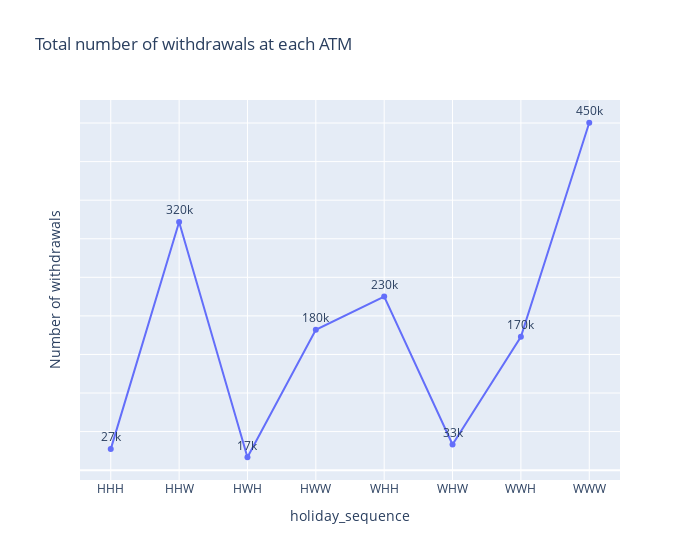
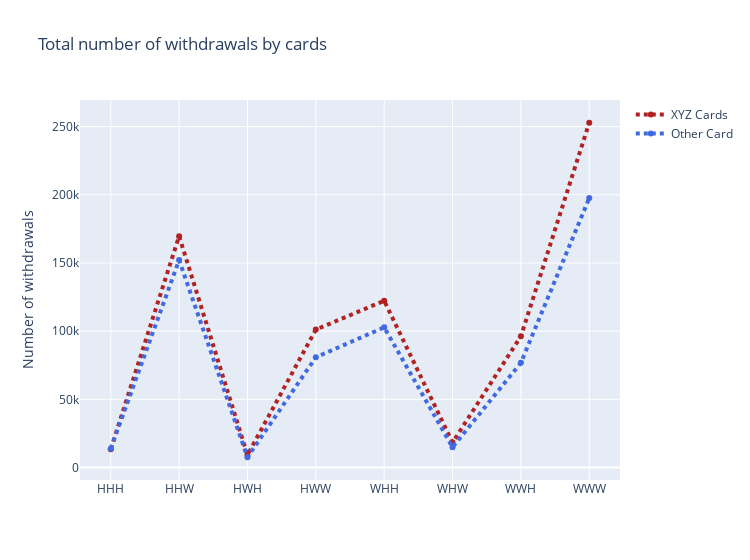

Notebook cell for these charts, in order:
### Code cell
trace = px.line(atms,
                x=atms.index,
                y='no_of_withdrawals', width=700,
                markers=True, text='no_of_withdrawals',
                title= 'Total number of withdrawals at each ATM',
                labels={'atm_name':'', 'no_of_withdrawals':'Number of withdrawals'})

trace.update_yaxes(showticklabels=False)
trace.update_traces(texttemplate='%{text:.2s}', textposition='top center')
trace.show()

fig = go.Figure()

fig.add_trace(go.Scatter(x=atms.index, y=atms.xyz_card_withdrawals, 
                         name='XYZ Cards', line=dict(color='firebrick', width=4, dash='dot')))
fig.add_trace(go.Scatter(x=atms.index, y=atms.other_card_withdrawals,
                         name='Other Card', line=dict(color='royalblue', width=4, dash='dot')))
fig.update_layout(title='Total number of withdrawals by cards',
                  yaxis_title = 'Number of withdrawals',
                  width=750)
fig.show()

fig = go.Figure()

fig.add_trace(go.Scatter(x=atms_amt.index, y=atms_amt.amt_withdrawn_xyz, 
                         name='XYZ Cards', line=dict(color='firebrick', width=4, dash='dot')))
fig.add_trace(go.Scatter(x=atms_amt.index, y=atms_amt.amt_withdrawn_other,
                         name='Other Card', line=dict(color='royalblue', width=4, dash='dot')))
fig.update_layout(title='Average amount of withdrawals by cards',
                  yaxis_title = 'Average amount',
                  width=750)
fig.show()

### Figure 1 — Plotly figure (JSON) as saved in the notebook; plotly's stock layout.template omitted (floating-point values rounded to 4 significant figures)
{"data": [{"hovertemplate": "holiday_sequence=%{x}<br>Number of withdrawals=%{text}<extra></extra>", "legendgroup": "", "line": {"color": "#636efa", "dash": "solid"}, "marker": {"symbol": "circle"}, "mode": "markers+text+lines", "name": "", "orientation": "v", "showlegend": false, "text": [27284, 321778, 16737, 181938, 225041, 33249, 172999, 450374], "textposition": "top center", "texttemplate": "%{text:.2s}", "type": "scatter", "x": ["HHH", "HHW", "HWH", "HWW", "WHH", "WHW", "WWH", "WWW"], "xaxis": "x", "y": [27284, 321778, 16737, 181938, 225041, 33249, 172999, 450374], "yaxis": "y"}], "layout": {"legend": {"tracegroupgap": 0}, "title": {"text": "Total number of withdrawals at each ATM"}, "width": 700, "xaxis": {"anchor": "y", "domain": [0, 1], "title": {"text": "holiday_sequence"}}, "yaxis": {"anchor": "x", "domain": [0, 1], "showticklabels": false, "title": {"text": "Number of withdrawals"}}}}

### Figure 2 — Plotly figure (JSON) as saved in the notebook; plotly's stock layout.template omitted (floating-point values rounded to 4 significant figures)
{"data": [{"line": {"color": "firebrick", "dash": "dot", "width": 4}, "name": "XYZ Cards", "type": "scatter", "x": ["HHH", "HHW", "HWH", "HWW", "WHH", "WHW", "WWH", "WWW"], "y": [13429, 169657, 9202, 101118, 122274, 18336, 96217, 252809]}, {"line": {"color": "royalblue", "dash": "dot", "width": 4}, "name": "Other Card", "type": "scatter", "x": ["HHH", "HHW", "HWH", "HWW", "WHH", "WHW", "WWH", "WWW"], "y": [13855, 152121, 7535, 80820, 102767, 14913, 76782, 197565]}], "layout": {"title": {"text": "Total number of withdrawals by cards"}, "width": 750, "yaxis": {"title": {"text": "Number of withdrawals"}}}}
